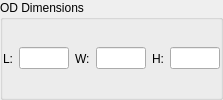
      <widget class="QGroupBox" name="grpOD">
       <property name="title">
        <string>OD Dimensions</string>
       </property>
       <layout class="QHBoxLayout" name="horizontalLayout_6">
        <property name="leftMargin">
         <number>0</number>
        </property>
        <property name="topMargin">
         <number>0</number>
        </property>
        <property name="rightMargin">
         <number>0</number>
        </property>
        <property name="bottomMargin">
         <number>0</number>
        </property>
        <item>
         <widget class="QLabel" name="label_24">
          <property name="text">
           <string>L:</string>
          </property>
         </widget>
        </item>
        <item>
         <widget class="QLineEdit" name="txtOD_L">
          <property name="maximumSize">
           <size>
            <width>50</width>
            <height>16777215</height>
           </size>
          </property>
         </widget>
        </item>
        <item>
         <widget class="QLabel" name="label_25">
          <property name="text">
           <string>W:</string>
          </property>
         </widget>
        </item>
        <item>
         <widget class="QLineEdit" name="txtOD_W">
          <property name="maximumSize">
           <size>
            <width>50</width>
            <height>16777215</height>
           </size>
          </property>
         </widget>
        </item>
        <item>
         <widget class="QLabel" name="label_26">
          <property name="text">
           <string>H:</string>
          </property>
         </widget>
        </item>
        <item>
         <widget class="QLineEdit" name="txtOD_H">
          <property name="maximumSize">
           <size>
            <width>50</width>
            <height>16777215</height>
           </size>
          </property>
         </widget>
        </item>
       </layout>
      </widget>
